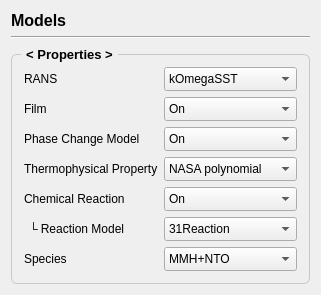
         <widget class="QWidget" name="page_models">
          <layout class="QVBoxLayout" name="verticalLayout_8">
           <item>
            <widget class="QLabel" name="title_3">
             <property name="font">
              <font>
               <pointsize>12</pointsize>
               <bold>true</bold>
              </font>
             </property>
             <property name="text">
              <string>Models</string>
             </property>
            </widget>
           </item>
           <item>
            <widget class="Line" name="line_6">
             <property name="orientation">
              <enum>Qt::Orientation::Horizontal</enum>
             </property>
            </widget>
           </item>
           <item>
            <widget class="QGroupBox" name="groupBox_10">
             <property name="font">
              <font>
               <pointsize>10</pointsize>
               <bold>true</bold>
              </font>
             </property>
             <property name="styleSheet">
              <string notr="true">QGroupBox {
    border: 1px solid;
    border-radius: 6;
    margin-top: 9;
    border-color : #c8c8c8;
	padding: 3;   
}
QGroupBox::title {
    subcontrol-origin: margin;
    subcontrol-position: top left;
    left: 10;
    padding: 2 3;
}</string>
             </property>
             <property name="title">
              <string>&lt; Properties &gt;</string>
             </property>
             <layout class="QGridLayout" name="gridLayout_16" columnstretch="1,0">
              <item row="0" column="0">
               <widget class="QLabel" name="label">
                <property name="font">
                 <font>
                  <pointsize>9</pointsize>
                  <bold>false</bold>
                 </font>
                </property>
                <property name="text">
                 <string>RANS</string>
                </property>
               </widget>
              </item>
              <item row="0" column="1">
               <widget class="QComboBox" name="comboBox_2">
                <property name="minimumSize">
                 <size>
                  <width>0</width>
                  <height>24</height>
                 </size>
                </property>
                <property name="font">
                 <font>
                  <pointsize>9</pointsize>
                  <bold>false</bold>
                 </font>
                </property>
                <property name="currentIndex">
                 <number>2</number>
                </property>
                <item>
                 <property name="text">
                  <string>kEpsilon</string>
                 </property>
                </item>
                <item>
                 <property name="text">
                  <string>kOmega</string>
                 </property>
                </item>
                <item>
                 <property name="text">
                  <string>kOmegaSST </string>
                 </property>
                </item>
               </widget>
              </item>
              <item row="1" column="0">
               <widget class="QLabel" name="label_5">
                <property name="font">
                 <font>
                  <pointsize>9</pointsize>
                  <bold>false</bold>
                 </font>
                </property>
                <property name="text">
                 <string>Film</string>
                </property>
               </widget>
              </item>
              <item row="1" column="1">
               <widget class="QComboBox" name="comboBox_3">
                <property name="minimumSize">
                 <size>
                  <width>0</width>
                  <height>24</height>
                 </size>
                </property>
                <property name="font">
                 <font>
                  <pointsize>9</pointsize>
                  <bold>false</bold>
                 </font>
                </property>
                <item>
                 <property name="text">
                  <string>On</string>
                 </property>
                </item>
                <item>
                 <property name="text">
                  <string>Off</string>
                 </property>
                </item>
               </widget>
              </item>
              <item row="2" column="0">
               <widget class="QLabel" name="label_69">
                <property name="font">
                 <font>
                  <pointsize>9</pointsize>
                  <bold>false</bold>
                 </font>
                </property>
                <property name="text">
                 <string>Phase Change Model</string>
                </property>
               </widget>
              </item>
              <item row="2" column="1">
               <widget class="QComboBox" name="comboBox_4">
                <property name="minimumSize">
                 <size>
                  <width>0</width>
                  <height>24</height>
                 </size>
                </property>
                <property name="font">
                 <font>
                  <pointsize>9</pointsize>
                  <bold>false</bold>
                 </font>
                </property>
                <item>
                 <property name="text">
                  <string>On</string>
                 </property>
                </item>
                <item>
                 <property name="text">
                  <string>Off</string>
                 </property>
                </item>
               </widget>
              </item>
              <item row="3" column="0">
               <widget class="QLabel" name="label_74">
                <property name="font">
                 <font>
                  <pointsize>9</pointsize>
                  <bold>false</bold>
                 </font>
                </property>
                <property name="text">
                 <string>Thermophysical Property</string>
                </property>
               </widget>
              </item>
              <item row="3" column="1">
               <widget class="QComboBox" name="comboBox_6">
                <property name="minimumSize">
                 <size>
                  <width>0</width>
                  <height>24</height>
                 </size>
                </property>
                <property name="font">
                 <font>
                  <pointsize>9</pointsize>
                  <bold>false</bold>
                 </font>
                </property>
                <item>
                 <property name="text">
                  <string>NASA polynomial</string>
                 </property>
                </item>
               </widget>
              </item>
              <item row="4" column="0">
               <widget class="QLabel" name="label_75">
                <property name="font">
                 <font>
                  <pointsize>9</pointsize>
                  <bold>false</bold>
                 </font>
                </property>
                <property name="text">
                 <string>Chemical Reaction</string>
                </property>
               </widget>
              </item>
              <item row="4" column="1">
               <widget class="QComboBox" name="comboBox_7">
                <property name="minimumSize">
                 <size>
                  <width>0</width>
                  <height>24</height>
                 </size>
                </property>
                <property name="font">
                 <font>
                  <pointsize>9</pointsize>
                  <bold>false</bold>
                 </font>
                </property>
                <item>
                 <property name="text">
                  <string>On</string>
                 </property>
                </item>
                <item>
                 <property name="text">
                  <string>Off</string>
                 </property>
                </item>
               </widget>
              </item>
              <item row="5" column="0">
               <widget class="QLabel" name="label_81">
                <property name="enabled">
                 <bool>true</bool>
                </property>
                <property name="font">
                 <font>
                  <pointsize>9</pointsize>
                  <bold>false</bold>
                 </font>
                </property>
                <property name="text">
                 <string>└ Reaction Model</string>
                </property>
                <property name="indent">
                 <number>5</number>
                </property>
               </widget>
              </item>
              <item row="5" column="1">
               <widget class="QComboBox" name="comboBox_10">
                <property name="enabled">
                 <bool>true</bool>
                </property>
                <property name="minimumSize">
                 <size>
                  <width>0</width>
                  <height>24</height>
                 </size>
                </property>
                <property name="font">
                 <font>
                  <pointsize>9</pointsize>
                  <bold>false</bold>
                 </font>
                </property>
                <item>
                 <property name="text">
                  <string>31Reaction</string>
                 </property>
                </item>
                <item>
                 <property name="text">
                  <string>31Reaction+global</string>
                 </property>
                </item>
                <item>
                 <property name="text">
                  <string>5Reaction</string>
                 </property>
                </item>
               </widget>
              </item>
              <item row="6" column="0">
               <widget class="QLabel" name="label_76">
                <property name="font">
                 <font>
                  <pointsize>9</pointsize>
                  <bold>false</bold>
                 </font>
                </property>
                <property name="text">
                 <string>Species</string>
                </property>
               </widget>
              </item>
              <item row="6" column="1">
               <widget class="QComboBox" name="comboBox_8">
                <property name="minimumSize">
                 <size>
                  <width>0</width>
                  <height>24</height>
                 </size>
                </property>
                <property name="font">
                 <font>
                  <pointsize>9</pointsize>
                  <bold>false</bold>
                 </font>
                </property>
                <item>
                 <property name="text">
                  <string>MMH+NTO</string>
                 </property>
                </item>
               </widget>
              </item>
             </layout>
            </widget>
           </item>
           <item>
            <spacer name="verticalSpacer_6">
             <property name="orientation">
              <enum>Qt::Orientation::Vertical</enum>
             </property>
             <property name="sizeHint" stdset="0">
              <size>
               <width>0</width>
               <height>0</height>
              </size>
             </property>
            </spacer>
           </item>
          </layout>
         </widget>
